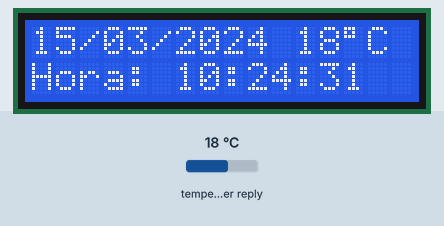
Simulated run of this sketch. Board: ESP32. Parts: 16×2 character LCD. Inputs (shaded band) come from the test bench; at power-on: temperature in the weather reply 18 °C. WiFi joins after 1.5 s; servers stay silent unless stated; the local clock reads 2024-03-15 10:24:30 at power-on unless the sketch sets it; web services answer with replies made up by the test bench.

Above: at 1.8 s.
At 6.0 s:
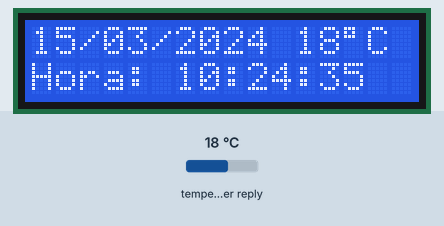
At 11.1 s:
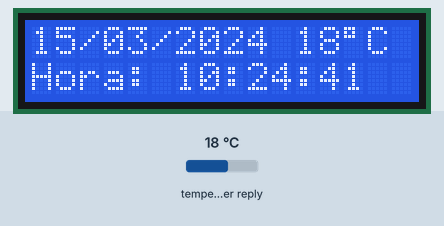
At 20.4 s:
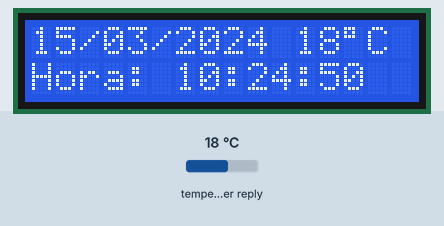
At 29.7 s:
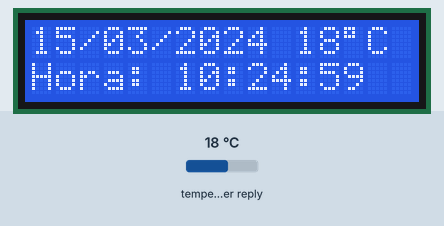
At 39.0 s:
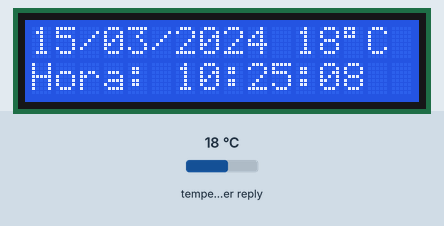

Measured:
- what the display in image 0 shows lasts 1.0 s, from 1.8 s to 2.8 s

The sketch:

sketch_nov26a_reloj.ino
```cpp
#include <WiFi.h>
#include <HTTPClient.h>
#include <Wire.h>
#include <LiquidCrystal_I2C.h>
#include "time.h"

#define SDA_PIN 8
#define SCL_PIN 9

LiquidCrystal_I2C lcd(0x27, 16, 2);

// Tu WiFi:
const char* ssid     = "Sebas";
const char* password = "24840729";

// Ajustes de NTP (hora / fecha)
const char* ntpServer = "pool.ntp.org";
const long gmtOffset_sec = -10800;  // Uruguay UTC-3
const int daylightOffset_sec = 0;

// Coordenadas de Montevideo
const float LAT = -34.90;
const float LON = -56.17;

// URL de Open-Meteo para tiempo actual
String weatherURL = String(
  "https://api.open-meteo.com/v1/forecast?"
  "latitude=") + LAT +
  "&longitude=" + LON +
  "&current_weather=true"
;

float temperatura = 0;
unsigned long lastRequest = 0;

void setup() {
  Wire.begin(SDA_PIN, SCL_PIN);
  lcd.init();
  lcd.backlight();

  WiFi.begin(ssid, password);
  while (WiFi.status() != WL_CONNECTED) {
    delay(300);
  }

  configTime(gmtOffset_sec, daylightOffset_sec, ntpServer);

  obtenerTemperatura();
}

void obtenerTemperatura() {
  if (WiFi.status() != WL_CONNECTED) return;

  HTTPClient http;
  http.begin(weatherURL);
  int code = http.GET();
  if (code == 200) {
    String payload = http.getString();
    int idx = payload.indexOf("\"temperature\":");
    if (idx != -1) {
      // extraer valor de temperatura
      String t = payload.substring(idx + 14);
      temperatura = t.toFloat();
    }
  }
  http.end();
}

void loop() {
  struct tm timeinfo;
  if (!getLocalTime(&timeinfo)) {
    return;
  }

  // Cada 10 minutos actualiza la temperatura
  if (millis() - lastRequest > 600000) {
    obtenerTemperatura();
    lastRequest = millis();
  }

  // Línea 1: fecha + año + temperatura
  lcd.setCursor(0,0);
  lcd.printf("%02d/%02d/%04d %2.0f",
    timeinfo.tm_mday, timeinfo.tm_mon + 1, timeinfo.tm_year + 1900,
    temperatura);
  lcd.write(223);    // símbolo °
  lcd.print("C   "); // la C de Celsius + espacios libres

  // Línea 2: hora
  lcd.setCursor(0,1);
  lcd.printf("Hora: %02d:%02d:%02d",
    timeinfo.tm_hour, timeinfo.tm_min, timeinfo.tm_sec);

  delay(1000);
}
```
